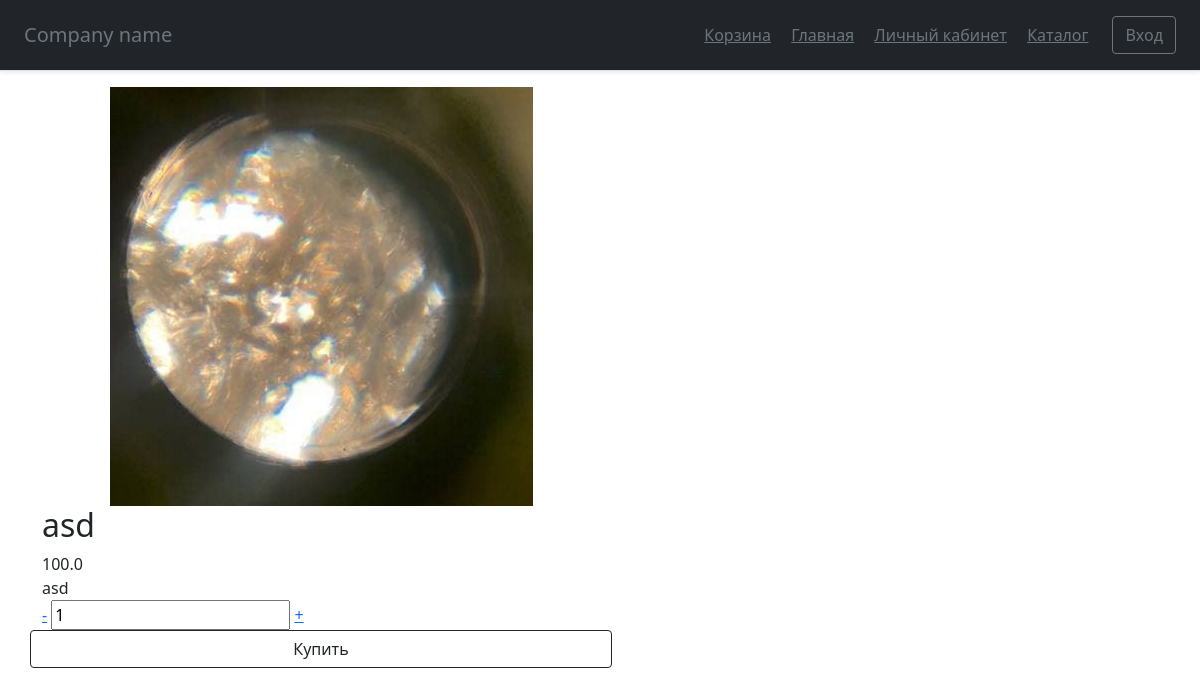
Page /item/1 on the committed database.
### main.py (models this page shows)
class Items(db.Model):
    id = db.Column(db.Integer, primary_key=True, autoincrement=True)
    name = db.Column(db.String(100), nullable=True)
    description = db.Column(db.Text, nullable=True)
    photo_url = db.Column(db.Text, nullable=True)
    count = db.Column(db.Integer, nullable=True)
    price = db.Column(db.Float, nullable=True)

### main.py (the view, shortened to what this page needs)
    @app.route('/item/<id>', methods=['POST', 'GET'])
    def item(id):
        if request.method == 'GET':
            item = Items.query.filter(Items.id == id).all()[0]
            return render_template('item.html', item=item)

### templates/item.html
{% extends "base.html" %}
{% block content %}
<div class="content">
	<div class="container product padding-top">
		<div class="col-sm-6 product-gallery magnific-wrap">
			<div class="img-medium text-center">
				<div class="medium-slider">
						<img src="/{{ item.photo_url }}" alt="Стикер-пак &quot;Студенты&quot;" />
				</div>
			</div>
		</div>
		<div class="col-sm-6">
			<div class="row">
				<h2 data-product="116">{{ item.name }}</h2>
				<div class="cost">
					<div style="display: inline;" id="product_price">
						<span>{{ item.price }}</span>
					</div>
				</div>
			</div>
			<div class="rating-wrap">
				{{ item.description }}
				<form method="post">
					<div class="row product-count">
						<div class="counting inline-block">
							<a href="" class="a-less disabled">-</a>
							<input type="text" value="1" id="product_amount" data-max="50">
							<a href="" class="a-more">+</a>
						</div>
						<button class="w-100 btn btn-outline-dark" type="submit">Купить</button>
					</div>
				</form>
		</div>
	</div>
{% endblock %}

### rows in the picture
Items: photo_url (picture), name "asd", price "100.0", description "asd"
